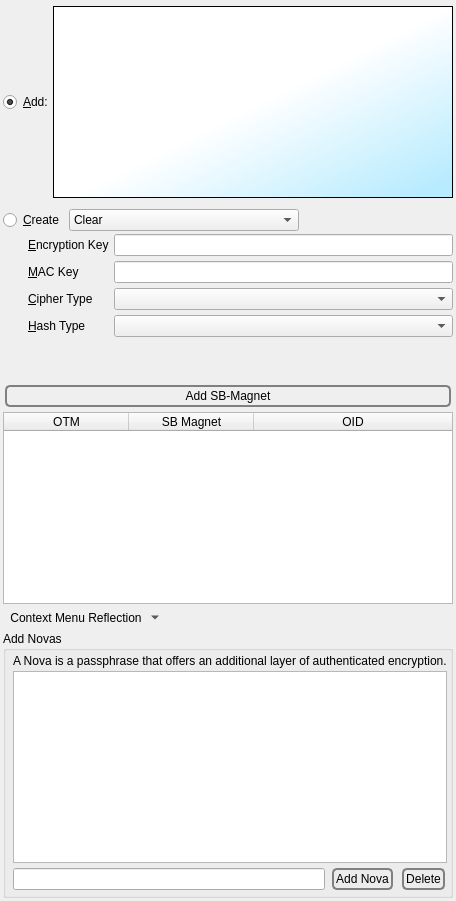
          <widget class="QWidget" name="tab_10">
           <attribute name="icon">
            <iconset resource="../Icons/icons.qrc">
             <normaloff>:/nuvola/magnet.png</normaloff>:/nuvola/magnet.png</iconset>
           </attribute>
           <attribute name="title">
            <string>&amp;Magnets</string>
           </attribute>
           <layout class="QVBoxLayout" name="verticalLayout_48">
            <property name="spacing">
             <number>3</number>
            </property>
            <property name="margin">
             <number>3</number>
            </property>
            <item>
             <widget class="QFrame" name="frame_2">
              <property name="frameShape">
               <enum>QFrame::NoFrame</enum>
              </property>
              <layout class="QVBoxLayout" name="verticalLayout_43" stretch="0,0,0">
               <property name="spacing">
                <number>0</number>
               </property>
               <property name="leftMargin">
                <number>0</number>
               </property>
               <property name="topMargin">
                <number>3</number>
               </property>
               <property name="rightMargin">
                <number>0</number>
               </property>
               <property name="bottomMargin">
                <number>3</number>
               </property>
               <item>
                <layout class="QHBoxLayout" name="horizontalLayout_59">
                 <property name="spacing">
                  <number>0</number>
                 </property>
                 <property name="leftMargin">
                  <number>0</number>
                 </property>
                 <property name="topMargin">
                  <number>0</number>
                 </property>
                 <property name="rightMargin">
                  <number>0</number>
                 </property>
                 <property name="bottomMargin">
                  <number>11</number>
                 </property>
                 <item>
                  <widget class="QRadioButton" name="magnetRadio">
                   <property name="text">
                    <string>&amp;Add:</string>
                   </property>
                   <property name="checked">
                    <bool>true</bool>
                   </property>
                  </widget>
                 </item>
                 <item>
                  <widget class="QTextEdit" name="etpMagnet">
                   <property name="toolTip">
                    <string>Add a StarBeam magnet.</string>
                   </property>
                   <property name="styleSheet">
                    <string notr="true">background-color: qlineargradient(spread:pad, x1:0.968, y1:0.932, x2:0.513, y2:0.5, stop:0 rgba(183, 235, 255, 255), stop:1 rgba(255, 255, 255, 255)); </string>
                   </property>
                   <property name="tabChangesFocus">
                    <bool>true</bool>
                   </property>
                   <property name="acceptRichText">
                    <bool>false</bool>
                   </property>
                  </widget>
                 </item>
                </layout>
               </item>
               <item>
                <layout class="QHBoxLayout" name="horizontalLayout_53">
                 <property name="spacing">
                  <number>5</number>
                 </property>
                 <item>
                  <widget class="QRadioButton" name="pairRadio">
                   <property name="text">
                    <string>&amp;Create</string>
                   </property>
                  </widget>
                 </item>
                 <item>
                  <widget class="QComboBox" name="generate">
                   <property name="sizeAdjustPolicy">
                    <enum>QComboBox::AdjustToContents</enum>
                   </property>
                   <property name="minimumContentsLength">
                    <number>25</number>
                   </property>
                   <item>
                    <property name="text">
                     <string>Clear</string>
                    </property>
                   </item>
                   <item>
                    <property name="text">
                     <string>Generate Key Pair</string>
                    </property>
                   </item>
                   <item>
                    <property name="text">
                     <string>Generate Encryption Key</string>
                    </property>
                   </item>
                   <item>
                    <property name="text">
                     <string>Generate MAC Key</string>
                    </property>
                   </item>
                  </widget>
                 </item>
                 <item>
                  <spacer name="horizontalSpacer_41">
                   <property name="orientation">
                    <enum>Qt::Horizontal</enum>
                   </property>
                   <property name="sizeHint" stdset="0">
                    <size>
                     <width>1</width>
                     <height>1</height>
                    </size>
                   </property>
                  </spacer>
                 </item>
                </layout>
               </item>
               <item>
                <widget class="QFrame" name="pairFrame">
                 <property name="frameShape">
                  <enum>QFrame::NoFrame</enum>
                 </property>
                 <layout class="QVBoxLayout" name="verticalLayout_45">
                  <property name="spacing">
                   <number>0</number>
                  </property>
                  <property name="leftMargin">
                   <number>25</number>
                  </property>
                  <property name="topMargin">
                   <number>3</number>
                  </property>
                  <property name="rightMargin">
                   <number>0</number>
                  </property>
                  <property name="bottomMargin">
                   <number>0</number>
                  </property>
                  <item>
                   <layout class="QGridLayout" name="gridLayout_7">
                    <property name="spacing">
                     <number>5</number>
                    </property>
                    <item row="2" column="1">
                     <widget class="QComboBox" name="etpCipherType">
                      <property name="sizeAdjustPolicy">
                       <enum>QComboBox::AdjustToContents</enum>
                      </property>
                     </widget>
                    </item>
                    <item row="3" column="0">
                     <widget class="QLabel" name="label_57">
                      <property name="text">
                       <string>&amp;Hash Type</string>
                      </property>
                      <property name="buddy">
                       <cstring>etpHashType</cstring>
                      </property>
                     </widget>
                    </item>
                    <item row="2" column="0">
                     <widget class="QLabel" name="label_52">
                      <property name="text">
                       <string>&amp;Cipher Type</string>
                      </property>
                      <property name="buddy">
                       <cstring>etpCipherType</cstring>
                      </property>
                     </widget>
                    </item>
                    <item row="0" column="0">
                     <widget class="QLabel" name="label_50">
                      <property name="text">
                       <string>&amp;Encryption Key</string>
                      </property>
                      <property name="buddy">
                       <cstring>etpEncryptionKey</cstring>
                      </property>
                     </widget>
                    </item>
                    <item row="3" column="1">
                     <widget class="QComboBox" name="etpHashType">
                      <property name="sizeAdjustPolicy">
                       <enum>QComboBox::AdjustToContents</enum>
                      </property>
                     </widget>
                    </item>
                    <item row="0" column="1">
                     <widget class="QLineEdit" name="etpEncryptionKey"/>
                    </item>
                    <item row="1" column="0">
                     <widget class="QLabel" name="label_51">
                      <property name="text">
                       <string>&amp;MAC Key</string>
                      </property>
                      <property name="buddy">
                       <cstring>etpMacKey</cstring>
                      </property>
                     </widget>
                    </item>
                    <item row="1" column="1">
                     <widget class="QLineEdit" name="etpMacKey"/>
                    </item>
                   </layout>
                  </item>
                 </layout>
                </widget>
               </item>
              </layout>
             </widget>
            </item>
            <item>
             <spacer name="verticalSpacer_7">
              <property name="orientation">
               <enum>Qt::Vertical</enum>
              </property>
              <property name="sizeHint" stdset="0">
               <size>
                <width>20</width>
                <height>40</height>
               </size>
              </property>
             </spacer>
            </item>
            <item>
             <layout class="QHBoxLayout" name="horizontalLayout_57">
              <property name="spacing">
               <number>0</number>
              </property>
              <item>
               <widget class="QPushButton" name="addMagnet">
                <property name="sizePolicy">
                 <sizepolicy hsizetype="Expanding" vsizetype="Fixed">
                  <horstretch>0</horstretch>
                  <verstretch>0</verstretch>
                 </sizepolicy>
                </property>
                <property name="styleSheet">
                 <string notr="true">QPushButton {
 border: 2px solid gray;
 background-color: qlineargradient(x1: 0, y1: 0, x2: 0, y2: 1,
                                   stop: 0 #E0E0E0, stop: 1 #FFFFFF);
 border-radius: 5px;
 margin: 2px;
 padding: 2px;
 }


QPushButton:hover { 
background-color: qlineargradient(x1: 0, y1: 0, x2: 0, y2: 1,
                                   stop: 0 rgb(254,229,172), stop: 1 #FFFFFF);
background-position: top center; } 

QPushButton:pressed {
     background-color: darkgrey;
     border-style: inset;
 }</string>
                </property>
                <property name="text">
                 <string>Add SB-Magnet</string>
                </property>
                <property name="icon">
                 <iconset resource="../Icons/icons.qrc">
                  <normaloff>:/nuvola/add.png</normaloff>:/nuvola/add.png</iconset>
                </property>
                <property name="iconSize">
                 <size>
                  <width>40</width>
                  <height>40</height>
                 </size>
                </property>
               </widget>
              </item>
             </layout>
            </item>
            <item>
             <widget class="QTableWidget" name="etpMagnets">
              <property name="toolTip">
               <string>List of magnets for StarBeam.</string>
              </property>
              <property name="verticalScrollBarPolicy">
               <enum>Qt::ScrollBarAsNeeded</enum>
              </property>
              <property name="alternatingRowColors">
               <bool>true</bool>
              </property>
              <property name="selectionMode">
               <enum>QAbstractItemView::SingleSelection</enum>
              </property>
              <property name="selectionBehavior">
               <enum>QAbstractItemView::SelectRows</enum>
              </property>
              <property name="horizontalScrollMode">
               <enum>QAbstractItemView::ScrollPerPixel</enum>
              </property>
              <property name="sortingEnabled">
               <bool>true</bool>
              </property>
              <attribute name="horizontalHeaderDefaultSectionSize">
               <number>125</number>
              </attribute>
              <attribute name="horizontalHeaderMinimumSectionSize">
               <number>125</number>
              </attribute>
              <attribute name="horizontalHeaderStretchLastSection">
               <bool>true</bool>
              </attribute>
              <attribute name="verticalHeaderVisible">
               <bool>false</bool>
              </attribute>
              <column>
               <property name="text">
                <string>OTM</string>
               </property>
               <property name="toolTip">
                <string>One-Time Magnet</string>
               </property>
              </column>
              <column>
               <property name="text">
                <string>SB Magnet</string>
               </property>
              </column>
              <column>
               <property name="text">
                <string>OID</string>
               </property>
              </column>
             </widget>
            </item>
            <item>
             <widget class="QToolButton" name="magnetsActionMenu">
              <property name="toolTip">
               <string>Right-mouse context menu as a button for tablets.</string>
              </property>
              <property name="styleSheet">
               <string notr="true">QPushButton {
 border: 2px solid gray;
 background-color: qlineargradient(x1: 0, y1: 0, x2: 0, y2: 1,
                                   stop: 0 #E0E0E0, stop: 1 #FFFFFF);
 border-radius: 5px;
 margin: 2px;
 padding: 2px;
 }


QPushButton:hover { 
background-color: qlineargradient(x1: 0, y1: 0, x2: 0, y2: 1,
                                   stop: 0 rgb(254,229,172), stop: 1 #FFFFFF);
background-position: top center; } 

QPushButton:pressed {
     background-color: darkgrey;
     border-style: inset;
 }</string>
              </property>
              <property name="text">
               <string>Context Menu Reflection</string>
              </property>
              <property name="icon">
               <iconset resource="../Icons/icons.qrc">
                <normaloff>:/generic/menu.png</normaloff>:/generic/menu.png</iconset>
              </property>
              <property name="iconSize">
               <size>
                <width>24</width>
                <height>24</height>
               </size>
              </property>
              <property name="popupMode">
               <enum>QToolButton::MenuButtonPopup</enum>
              </property>
              <property name="autoRaise">
               <bool>true</bool>
              </property>
             </widget>
            </item>
            <item>
             <widget class="QGroupBox" name="groupBox_8">
              <property name="title">
               <string>Add Novas</string>
              </property>
              <layout class="QVBoxLayout" name="verticalLayout_39">
               <property name="spacing">
                <number>3</number>
               </property>
               <property name="leftMargin">
                <number>7</number>
               </property>
               <property name="topMargin">
                <number>3</number>
               </property>
               <property name="rightMargin">
                <number>3</number>
               </property>
               <property name="bottomMargin">
                <number>3</number>
               </property>
               <item>
                <widget class="QLabel" name="label_83">
                 <property name="toolTip">
                  <string>The sender of a file must notify you of the Nova.</string>
                 </property>
                 <property name="text">
                  <string>A Nova is a passphrase that offers an additional layer of authenticated encryption.</string>
                 </property>
                </widget>
               </item>
               <item>
                <widget class="QListWidget" name="novas">
                 <property name="frameShape">
                  <enum>QFrame::StyledPanel</enum>
                 </property>
                 <property name="selectionBehavior">
                  <enum>QAbstractItemView::SelectRows</enum>
                 </property>
                 <property name="resizeMode">
                  <enum>QListView::Fixed</enum>
                 </property>
                 <property name="currentRow">
                  <number>-1</number>
                 </property>
                </widget>
               </item>
               <item>
                <layout class="QHBoxLayout" name="horizontalLayout_45">
                 <property name="spacing">
                  <number>5</number>
                 </property>
                 <property name="sizeConstraint">
                  <enum>QLayout::SetDefaultConstraint</enum>
                 </property>
                 <item>
                  <widget class="QLineEdit" name="receiveNova"/>
                 </item>
                 <item>
                  <widget class="QPushButton" name="addNova">
                   <property name="styleSheet">
                    <string notr="true">QPushButton {
 border: 2px solid gray;
 background-color: qlineargradient(x1: 0, y1: 0, x2: 0, y2: 1,
                                   stop: 0 #E0E0E0, stop: 1 #FFFFFF);
 border-radius: 5px;
 margin: 2px;
 padding: 2px;
 }


QPushButton:hover { 
background-color: qlineargradient(x1: 0, y1: 0, x2: 0, y2: 1,
                                   stop: 0 rgb(254,229,172), stop: 1 #FFFFFF);
background-position: top center; } 

QPushButton:pressed {
     background-color: darkgrey;
     border-style: inset;
 }</string>
                   </property>
                   <property name="text">
                    <string>Add Nova</string>
                   </property>
                  </widget>
                 </item>
                 <item>
                  <widget class="QPushButton" name="deleteNova">
                   <property name="styleSheet">
                    <string notr="true">QPushButton {
 border: 2px solid gray;
 background-color: qlineargradient(x1: 0, y1: 0, x2: 0, y2: 1,
                                   stop: 0 #E0E0E0, stop: 1 #FFFFFF);
 border-radius: 5px;
 margin: 2px;
 padding: 2px;
 }


QPushButton:hover { 
background-color: qlineargradient(x1: 0, y1: 0, x2: 0, y2: 1,
                                   stop: 0 rgb(254,229,172), stop: 1 #FFFFFF);
background-position: top center; } 

QPushButton:pressed {
     background-color: darkgrey;
     border-style: inset;
 }</string>
                   </property>
                   <property name="text">
                    <string>Delete</string>
                   </property>
                  </widget>
                 </item>
                </layout>
               </item>
              </layout>
             </widget>
            </item>
           </layout>
          </widget>
